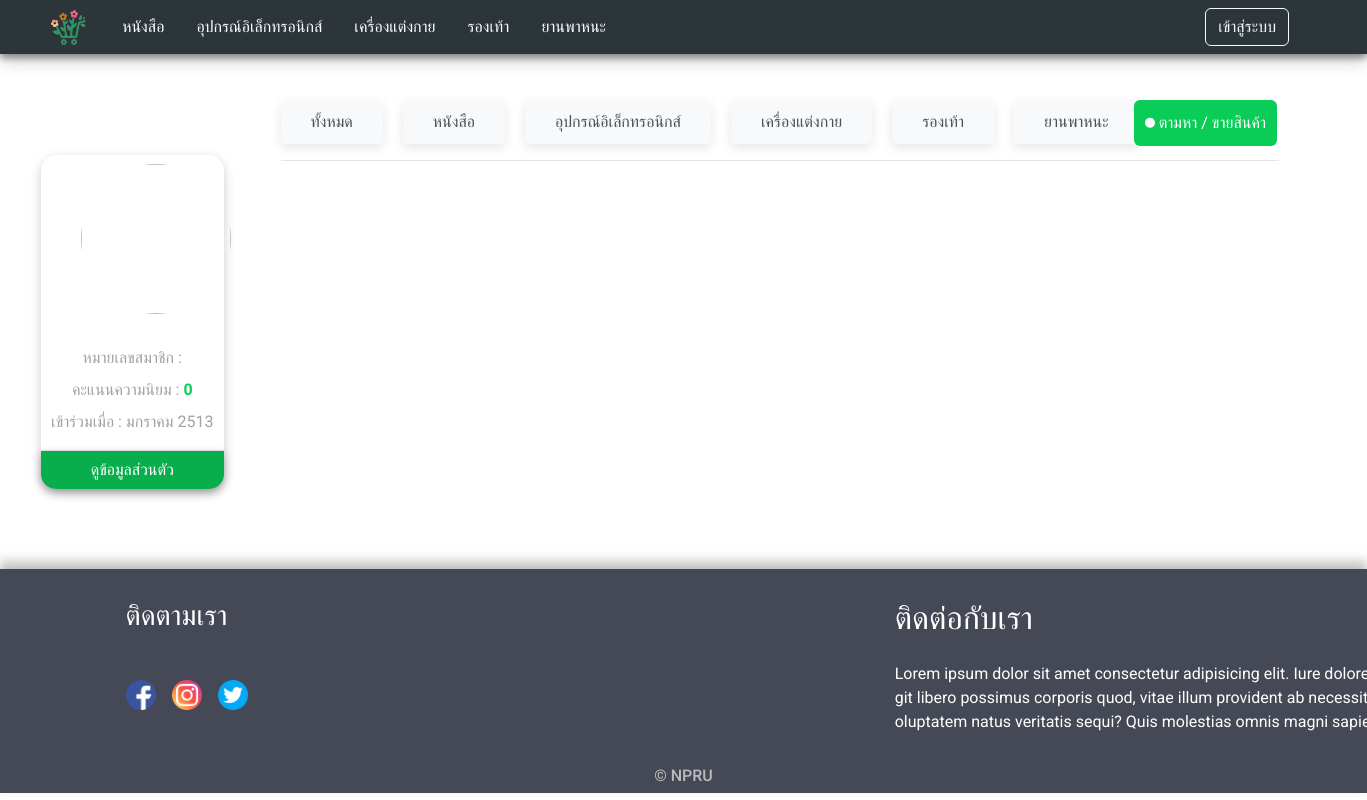
The app's page /profile.php with its own data.
### tables this page shows
CREATE TABLE `types` (
  `type_id` int(11) NOT NULL,
  `type_name` varchar(255) NOT NULL
);

### profile.php (the view, shortened to what this page needs)
<?php
require_once "header.php";
function getMonth($month)
{
    $thaiMonths = [
        1 => 'มกราคม',
        2 => 'กุมภาพันธ์',
        3 => 'มีนาคม',
        4 => 'เมษายน',
        5 => 'พฤษภาคม',
        6 => 'มิถุนายน',
        7 => 'กรกฎาคม',
        8 => 'สิงหาคม',
        9 => 'กันยายน',
        10 => 'ตุลาคม',
        11 => 'พฤศจิกายน',
        12 => 'ธันวาคม'
    ];
    return $thaiMonths[intval($month)];
}
function formatDate($date)
{
    $timestamp = strtotime($date);
    $year = date('Y', $timestamp) + 543;
    $month = date('n', $timestamp);
    $ThaiMonth = getMonth($month);
    return " $ThaiMonth $year ";
}
?>
<!DOCTYPE html>
<html lang="en">
<head>
    <link href="https://cdn.jsdelivr.net/npm/bootstrap@5.3.3/dist/css/bootstrap.min.css" rel="stylesheet"
>
    <link rel="stylesheet" href="Custom/profile.css">
</head>
<body>
    <div class="row m-0 m-3">
        <div class="col-md-2 profile-container ">
            <div class="card card-user rounded-4">
                <div class="mb-4">
                    <img src="<?php echo $user['user_photo']; ?>" class="rounded-circle" alt="" width="150"
                        height="150">
                </div>
                <div class="d-flex justify-content-center">
                </div>
                <div class="d-flex justify-content-center mb-3">
                    <span class="detaill_user">หมายเลขสมาชิก : <?php echo $user['user_id'] ?></span>
                </div>
                <?php
                $totalPoints = 0;
                ?>
                <div class="d-flex justify-content-center mb-3">
                    <span class="detaill_user">คะแนนความนิยม : <b
                            style="color: #09CD56;"><?php echo $totalPoints ?></b></span>
                </div>
                <div class="d-flex justify-content-center">
                    <span class="detaill_user">เข้าร่วมเมื่อ : <?php echo formatDate($user['create_at']); ?></span>
                </div>
                <hr>
                <div class="d-flex justify-content-center">
                    <button class="btn btn-personal-information"
                        onclick='viewProfile(<?php echo json_encode($user); ?>)'>ดูข้อมูลส่วนตัว</button>
                </div>
            </div>
        </div>
        <?php
        $type = "SELECT * FROM types";
        $stmt = $conn->prepare($type);
        $stmt->execute();
        $result = $stmt->fetchAll(PDO::FETCH_ASSOC);
        ?>
        <div class="col-md-10 ">
            <div class="mt-4" style="margin-bottom: 2%;">
                <div class="categories-container">
                    <a href="profile.php" class="category-item">ทั้งหมด </a>
                    <?php
                    foreach ($result as $row) { ?>
                        <a href="profile.php?act=showbytype&type_id=<?php echo $row['type_id']; ?>" class="category-item">
                            <?php echo $row["type_name"]; ?></a>
                    <?php } ?>
                    <div class="div-btn" style="margin-left: 15%;">
                        <a href="category_Sell-find_products.php" class="btn btn-post">
                            <i class="fa-solid fa-circle fa-flip-vertical fa-2xs blink-2" style="color: #ffffff;"></i>
                            ตามหา / ขายสินค้า
                        </a>
                    </div>
                </div>
                <hr class="hr-catagory">
            </div>
            <?php
            include_once "show_product_profile.php";
            ?>
        </div>
    </div>
    <?php
    include_once "footer.php";
    ?>
</body>
</html>

### header.php (shortened to what this page needs)
<?php
require_once 'connetdatabase/conn_db.php';
?>
<!DOCTYPE html>
<html lang="en">
<head>
  <link href="https://cdn.jsdelivr.net/npm/bootstrap@5.0.2/dist/css/bootstrap.min.css" rel="stylesheet"
>
  <link rel="stylesheet" href="Custom/header.css">
</head>
<body>
  <nav class="navbar-head navbar-expand-lg navbar-dark container-fluid pe-5"
    style=" background-color: #2C3539; height:fit-content;   box-shadow: 0 4px 7px 0 rgba(0, 0, 0, 0.40), 0 6px 19px 0 rgba(0, 0, 0, 0.20); z-index: 1;">
    <div class=" navbar-collapse ">
      <a href="index.php" style="margin-left: 3%; margin-right: 10px;"> <img src="image/logo.png" alt=""
          style=" margin-right: 10px;" width="35px" height="35px"></a>
      <?php
      $types_query = "SELECT * FROM types";
      $stmt = $conn->prepare($types_query);
      $stmt->execute();
      $types = $stmt->fetchAll(PDO::FETCH_ASSOC);
      foreach ($types as $type) {
        $type_id = $type['type_id'];
        $type_name = $type['type_name'];
        echo '<li class="dropdown">';
        echo '<a href="allcategory.php?act=showbytype&type_id=' . $type_id . '">' . $type_name . '</a>';
        echo '</li>';
      }
      ?>
      <div class="collapse navbar-collapse" id="navbarNavDropdown">
        <ul class="navbar-nav ms-auto my-2 my-lg-0 navbar-nav-scroll" style="--bs-scroll-height: 72px; float: right;">
          <li class="nav-item">
            <?php
            if (isset($_SESSION['user_login'])) {
              echo "<li class='nav-item dropdown'>" .
                "<a class='nav-link dropdown-toggle' href='#' id='navbarDropdown' role='button' data-bs-toggle='dropdown' aria-expanded='false'>" .
                $user['firstname'] . ' ' . $user['lastname'] .
                "</a>" .
                "<ul class='dropdown-menu' aria-labelledby='navbarDropdown'>" .
                "<li><a class='dropdown-item' href='profile.php'>รายการประกาศ</a></li>" .
                "<li><a class='dropdown-item' href='signout.php'>ออกจากระบบ</a></li>" .
                "</ul>" .
                "</li>" .
                "&nbsp; &nbsp; &nbsp; &nbsp; &nbsp;";
            } else {
              echo "<a href='signin.php' class='btn btn-outline-light mb-2 mt-2' style='margin-right: 30px'>เข้าสู่ระบบ</a>";
            }
            ?>
          </li>
        </ul>
      </div>
    </div>
  </nav>
</body>
</html>

### Custom/header.css (style rules this page uses)
li a, .dropbtn { display: inline-block; color: rgb(255, 255, 255); text-align: center; padding: 14px 16px; text-decoration: none; }
li.dropdown { display: inline-block; }
.navbar-head { position: sticky; top: 0; }

### Custom/profile.css (style rules this page uses)
.detaill_user { color:#63636398 ; margin-top: -8px; }
.rounded-circle { margin-left: 22%; margin-top: 5%; }
.card-user { margin-top: 65px; width: 100%; margin-left: 5px; border: 0px; box-shadow: rgba(0, 0, 0, 0.2) 0px 4px 12px; }
.profile-container { padding: 20px; }
.categories-container { display: flex; flex-wrap: wrap; gap: 10px; margin-top: 30px; margin-left: 20px; }
.btn-personal-information { width: 100%; margin-top: -16px; border-radius: 0 0 15px 15px; background-color: #08ae4b; color: white; box-shadow: rgba(0, 0, 0, 0.3) 0px 3px 8px; }
.category-item { background-color: #f8f9fa; padding: 10px 30px; border: 1px solid #dee2e6; border-radius: 5px; text-decoration: none; color: #495057; margin-left: 10px; border: 0px; box-shadow: rgba(0, 0, 0, 0.1) 0px 4px 12px; }
.hr-catagory { margin-left: 30px; margin-right:60px; }
.div-btn { position: absolute; right: 20px; margin-right: 70px; }
.btn-post { background-color: #09CD56; color: #FFFFFF; width: 100%; padding: 10px; transition: background-color 0.5s ease, color 0.5s ease; }
.blink-2 { -webkit-animation:blink-2 1s 1s infinite both;animation:blink-2 1s 1s infinite both }

### Custom/show_products.css (style rules this page uses)
* { -webkit-box-sizing: border-box; box-sizing: border-box; margin: 0; padding: 0; }
body { font-family: 'Roboto', sans-serif; }
a { text-decoration: none; }
hr { color: #999; }

### records on screen
types: type_name "หนังสือ"
types: type_name "อุปกรณ์อิเล็กทรอนิกส์"
types: type_name "เครื่องแต่งกาย"
types: type_name "รองเท้า"
types: type_name "ยานพาหนะ"

### other values on screen
$totalPoints "0"
formatDate($user['create_at']) "มกราคม 2513"
